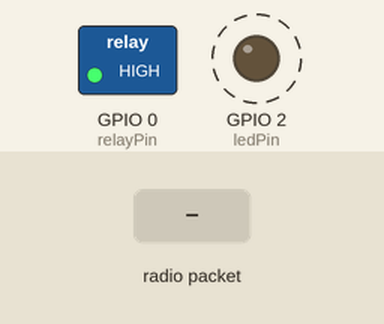
Recording of a sketch running on a simulated ESP8266 (NodeMCU). Parts: switched loads named in the sketch (green lamp = pin HIGH), output pins drawn as LEDs (lit = HIGH). Dashed ring = blinking. Inputs (shaded band) come from the test bench. What the sketch prints to the serial monitor is not drawn.

Above: at 1.2 s.
1.3 s: radio packet "1" arrives
Timing chart, 0 to 10.3 s (numbered marks = the images above; inputs shaded):
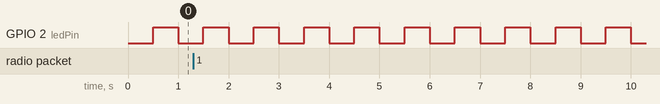

The sketch:

ESP01_RELE_FECHADURA.ino
```cpp
#include <ESP8266WiFi.h>
#include <espnow.h>
//MAC: 8c:aa:b5:7c:16:62

const int relayPin = 0; // Pinagem para o relé
const int ledPin = 2;   // LED embutido na ESP-01, geralmente conectado ao GPIO 2

void OnDataRecv(uint8_t * mac, uint8_t *incomingData, uint8_t len);

void setup() {
    Serial.begin(115200);
    pinMode(relayPin, OUTPUT);
    digitalWrite(relayPin, HIGH); // Assume que HIGH significa relé desligado

    pinMode(ledPin, OUTPUT);
    digitalWrite(ledPin, HIGH); // Desliga o LED (ativo baixo no ESP-01)

    WiFi.mode(WIFI_STA); // Configura o ESP como Station

    if (esp_now_init() != 0) {
        Serial.println("Erro na inicialização do ESP-NOW");
        return;
    }

    uint8_t peerAddress[] = {0xEC, 0x64, 0xC9, 0x85, 0xAE, 0xB4}; // Substitua pelo MAC correto
    esp_now_add_peer(peerAddress, ESP_NOW_ROLE_COMBO, 1, NULL, 0);

    esp_now_register_recv_cb(OnDataRecv); // Registra função de callback para recebimento de dados
    Serial.println("ESP-NOW inicializado e pronto para receber mensagens.");
}

void loop() {
    digitalWrite(ledPin, LOW);  // Acende o LED
    delay(500);
    digitalWrite(ledPin, HIGH); // Apaga o LED
    delay(500);
    Serial.print(".");
}

// Função para tratar dados recebidos via ESP-NOW
void OnDataRecv(uint8_t * mac, uint8_t *incomingData, uint8_t len) {
    Serial.print("Mensagem recebida: ");
    Serial.println((char*)incomingData);

    if (strcmp((char*)incomingData, "open") == 0) {
        digitalWrite(relayPin, LOW); // Ativa o relé
        delay(1000);                   // Mantém o relé ativado por 500ms
        digitalWrite(relayPin, HIGH);  // Desativa o relé
    }
}
```

Measured:
- by itself, GPIO 2 (ledPin): alternates HIGH for 0.50 s and LOW for 0.50 s
